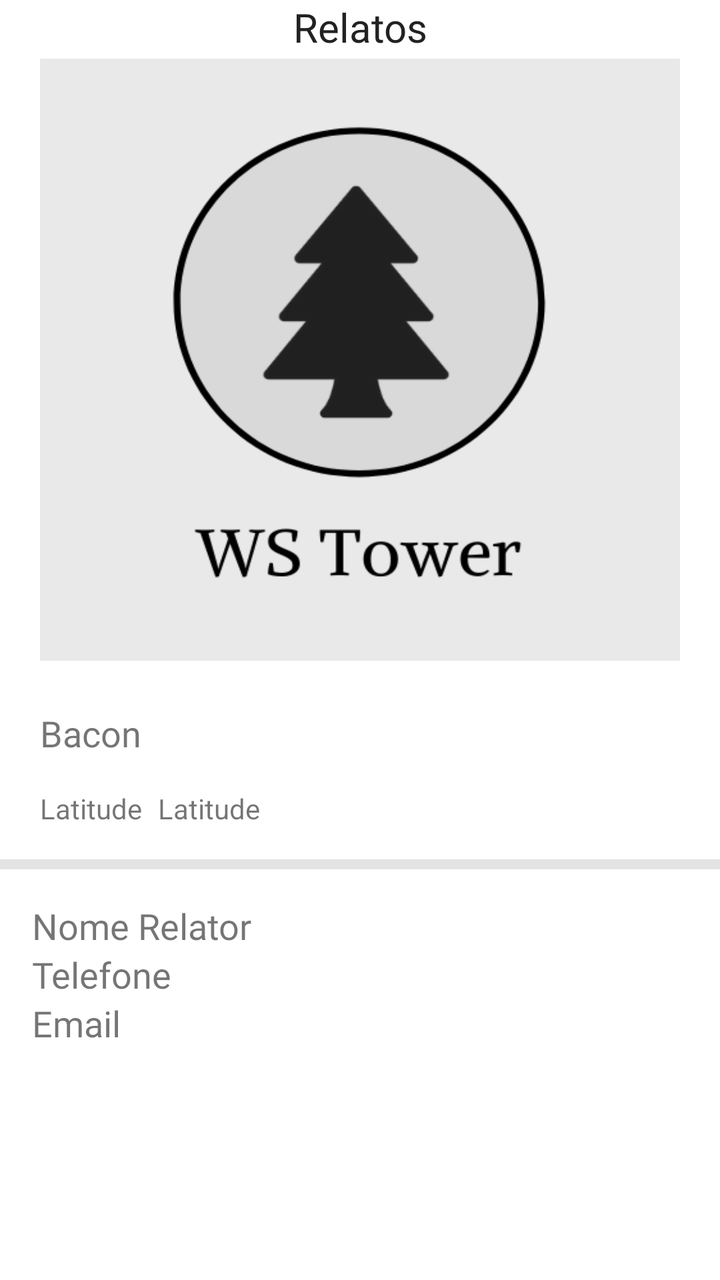
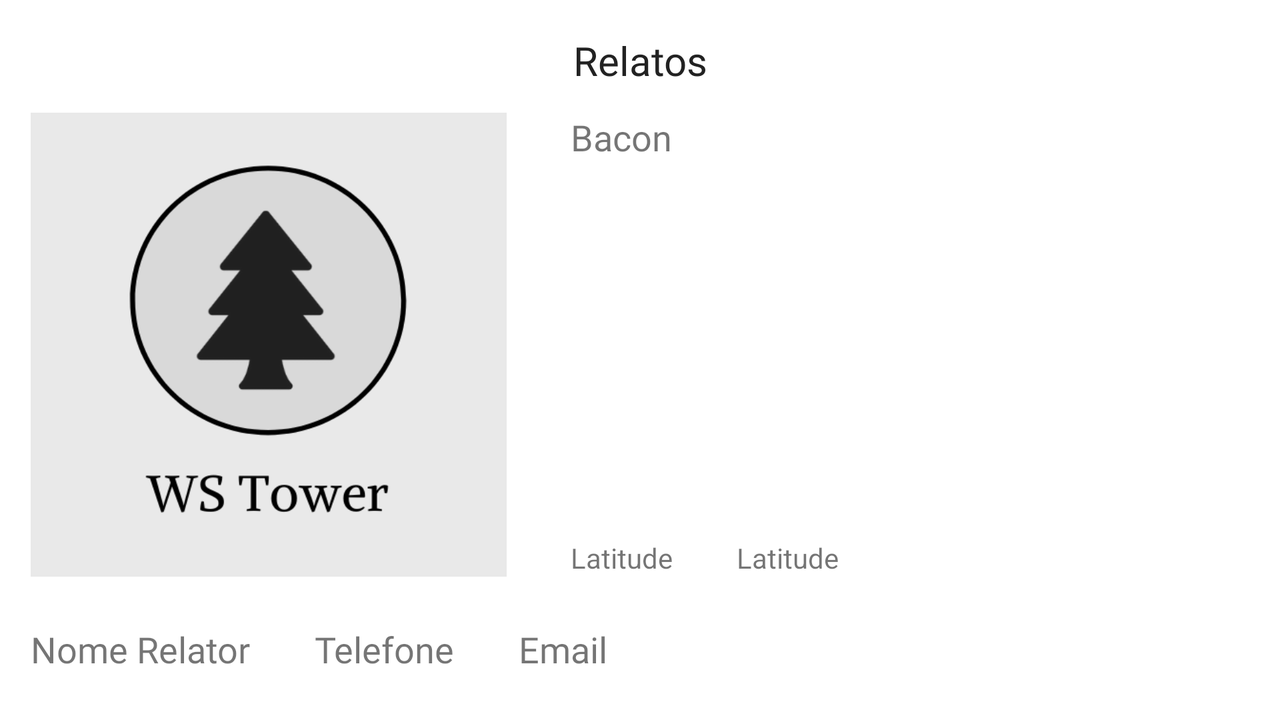

First picture: res/layout/ on a phone held upright. Second picture: the repository's own variant of that layout, on a device whose configuration matches the variant's folder. Source for both follows.
<!-- AndroidManifest.xml: application theme Theme.Sessao4Daniel -->
<!-- res/layout/content_scrolling.xml -->
<?xml version="1.0" encoding="utf-8"?>
<androidx.core.widget.NestedScrollView xmlns:android="http://schemas.android.com/apk/res/android"
    xmlns:app="http://schemas.android.com/apk/res-auto"
    xmlns:tools="http://schemas.android.com/tools"
    android:layout_width="match_parent"
    android:layout_height="match_parent"
    app:layout_behavior="@string/appbar_scrolling_view_behavior"
    tools:context=".DetalheRelatoActivity"
    tools:showIn="@layout/activity_detalhe_relato">

    <androidx.constraintlayout.widget.ConstraintLayout
        android:layout_width="match_parent"
        android:layout_height="match_parent">

        <TextView
            android:id="@+id/text_slideshow2"
            android:layout_width="match_parent"
            android:layout_height="wrap_content"
            android:layout_marginStart="8dp"
            android:layout_marginEnd="8dp"
            android:fontFamily="@font/open_sans"
            android:text="Relatos"
            android:textAlignment="center"
            android:textColor="#222"
            android:textSize="20sp"
            app:layout_constraintBottom_toBottomOf="parent"
            app:layout_constraintEnd_toEndOf="parent"
            app:layout_constraintHorizontal_bias="0.0"
            app:layout_constraintStart_toStartOf="parent"
            app:layout_constraintTop_toTopOf="parent"
            app:layout_constraintVertical_bias="0.0" />

        <ImageView
            android:id="@+id/imageView4"
            android:layout_width="0dp"
            android:layout_height="301dp"
            android:layout_margin="20dp"
            android:scaleType="fitXY"
            app:layout_constraintBottom_toBottomOf="parent"
            app:layout_constraintEnd_toEndOf="parent"
            app:layout_constraintHorizontal_bias="0.0"
            app:layout_constraintStart_toStartOf="parent"
            app:layout_constraintTop_toTopOf="parent"
            app:layout_constraintVertical_bias="0.051"
            app:srcCompat="@drawable/ws_tower_grey" />

        <TextView
            android:id="@+id/txtRelato"
            android:layout_width="0dp"
            android:layout_height="wrap_content"
            android:layout_marginTop="24dp"
            android:fontFamily="@font/open_sans"
            android:text="Bacon"
            android:textSize="18sp"
            app:layout_constraintEnd_toEndOf="@+id/imageView4"
            app:layout_constraintStart_toStartOf="@+id/imageView4"
            app:layout_constraintTop_toBottomOf="@+id/imageView4" />

        <TextView
            android:id="@+id/txtLatitude"
            android:layout_width="wrap_content"
            android:layout_height="wrap_content"
            android:text="Latitude"
            android:layout_marginTop="16dp"
            app:layout_constraintStart_toStartOf="@+id/txtRelato"
            app:layout_constraintTop_toBottomOf="@id/txtRelato" />

        <TextView
            android:id="@+id/txtLongitude"
            android:layout_width="wrap_content"
            android:layout_height="wrap_content"
            android:text="Latitude"
            app:layout_constraintBottom_toBottomOf="@+id/txtLatitude"
            app:layout_constraintEnd_toEndOf="@+id/txtRelato"
            app:layout_constraintHorizontal_bias="0.036"
            app:layout_constraintStart_toEndOf="@id/txtLatitude"
            app:layout_constraintTop_toTopOf="@+id/txtLatitude" />

        <View
            android:id="@+id/line"
            android:layout_width="0dp"
            android:layout_height="5dp"
            android:layout_marginTop="16dp"
            android:background="#e3e3e3"
            app:layout_constraintBottom_toBottomOf="parent"
            app:layout_constraintEnd_toEndOf="parent"
            app:layout_constraintHorizontal_bias="0.0"
            app:layout_constraintStart_toStartOf="parent"
            app:layout_constraintTop_toBottomOf="@id/txtLatitude"
            app:layout_constraintVertical_bias="0.0" />

        <TextView
            android:id="@+id/txtNomeRelator"
            android:layout_width="wrap_content"
            android:layout_height="wrap_content"
            android:text="Nome Relator"
            android:fontFamily="@font/open_sans"
            android:textSize="18sp"
            android:layout_margin="16dp"
            app:layout_constraintStart_toStartOf="@+id/line"
            app:layout_constraintTop_toBottomOf="@+id/line" />

        <TextView
            android:id="@+id/txtTelefone"
            android:layout_width="wrap_content"
            android:layout_height="wrap_content"
            android:text="Telefone"
            android:fontFamily="@font/open_sans"
            android:textSize="18sp"
            app:layout_constraintStart_toStartOf="@+id/txtNomeRelator"
            app:layout_constraintTop_toBottomOf="@id/txtNomeRelator" />

        <TextView
            android:id="@+id/txtEmail"
            android:layout_width="wrap_content"
            android:layout_height="wrap_content"
            android:text="Email"
            android:fontFamily="@font/open_sans"
            android:textSize="18sp"
            app:layout_constraintHorizontal_bias="0.036"
            app:layout_constraintStart_toStartOf="@id/txtTelefone"
            app:layout_constraintTop_toBottomOf="@+id/txtTelefone" />
    </androidx.constraintlayout.widget.ConstraintLayout>
</androidx.core.widget.NestedScrollView>
<!-- resources referenced by this layout -->
<resources>
  <!-- drawable ws_tower_grey: png bitmap (drawable-v24, 27430 bytes) -->
  <style name="Theme.Sessao4Daniel" parent="Theme.MaterialComponents.Light.DarkActionBar">
          
          <item name="colorPrimary">@color/main_green</item>
          <item name="colorPrimaryVariant">@color/dark_green</item>
          <item name="colorOnPrimary">@color/white</item>
          
          <item name="colorSecondary">@color/yellow</item>
          <item name="colorSecondaryVariant">@color/light_green</item>
          <item name="colorOnSecondary">@color/black</item>
          
          <item name="android:statusBarColor" tools:targetApi="l">?attr/colorPrimaryVariant</item>
          
      </style>
  <color name="main_green">#00903e</color>
  <color name="dark_green">#014920</color>
  <color name="white">#FFFFFFFF</color>
  <color name="yellow">#fdc100</color>
  <color name="light_green">#18DF6E</color>
  <color name="black">#FF000000</color>
</resources>
<!-- res/layout-land/content_scrolling.xml (the repository's variant of the layout above) -->
<!-- drawn on the phone turned sideways -->
<?xml version="1.0" encoding="utf-8"?>
<androidx.constraintlayout.widget.ConstraintLayout xmlns:android="http://schemas.android.com/apk/res/android"
    xmlns:app="http://schemas.android.com/apk/res-auto"
    xmlns:tools="http://schemas.android.com/tools"
    android:layout_width="match_parent"
    android:layout_height="match_parent"
    app:layout_behavior="@string/appbar_scrolling_view_behavior"
    tools:context=".DetalheRelatoActivity"
    tools:showIn="@layout/activity_detalhe_relato">

    <TextView
        android:id="@+id/text_slideshow2"
        android:layout_width="wrap_content"
        android:layout_height="wrap_content"
        android:fontFamily="@font/open_sans"
        android:text="Relatos"
        android:textAlignment="center"
        android:textColor="#222"
        android:textSize="20sp"
        app:layout_constraintBottom_toBottomOf="parent"
        app:layout_constraintEnd_toEndOf="parent"
        app:layout_constraintStart_toStartOf="parent"
        app:layout_constraintTop_toTopOf="parent"
        app:layout_constraintVertical_bias="0.050000012" />

    <ImageView
        android:id="@+id/imageView4"
        android:layout_width="238dp"
        android:layout_height="232dp"
        android:scaleType="fitXY"
        app:layout_constraintBottom_toBottomOf="parent"
        app:layout_constraintEnd_toEndOf="parent"
        app:layout_constraintHorizontal_bias="0.038"
        app:layout_constraintStart_toStartOf="parent"
        app:layout_constraintTop_toTopOf="parent"
        app:layout_constraintVertical_bias="0.44"
        app:srcCompat="@drawable/ws_tower_grey" />

    <TextView
        android:id="@+id/txtRelato"
        android:layout_width="0dp"
        android:layout_height="wrap_content"
        android:layout_marginStart="32dp"
        android:layout_marginEnd="32dp"
        android:fontFamily="@font/open_sans"
        android:text="Bacon"
        android:textSize="18sp"
        app:layout_constraintEnd_toEndOf="parent"
        app:layout_constraintStart_toEndOf="@+id/imageView4"
        app:layout_constraintTop_toTopOf="@+id/imageView4" />

    <TextView
        android:id="@+id/txtLatitude"
        android:layout_width="wrap_content"
        android:layout_height="wrap_content"
        android:layout_marginStart="32dp"
        android:text="Latitude"
        app:layout_constraintStart_toEndOf="@+id/txtLongitude"
        app:layout_constraintTop_toTopOf="@+id/txtLongitude" />

    <TextView
        android:id="@+id/txtLongitude"
        android:layout_width="wrap_content"
        android:layout_height="wrap_content"
        android:layout_marginStart="32dp"
        android:text="Latitude"
        app:layout_constraintBottom_toBottomOf="@+id/imageView4"
        app:layout_constraintStart_toEndOf="@+id/imageView4" />

    <TextView
        android:id="@+id/txtNomeRelator"
        android:layout_width="wrap_content"
        android:layout_height="wrap_content"
        android:layout_marginTop="24dp"
        android:fontFamily="@font/open_sans"
        android:text="Nome Relator"
        android:textSize="18sp"
        app:layout_constraintStart_toStartOf="@+id/imageView4"
        app:layout_constraintTop_toBottomOf="@+id/imageView4" />

    <TextView
        android:id="@+id/txtTelefone"
        android:layout_width="wrap_content"
        android:layout_height="wrap_content"
        android:layout_marginStart="32dp"
        android:fontFamily="@font/open_sans"
        android:text="Telefone"
        android:textSize="18sp"
        app:layout_constraintBottom_toBottomOf="@+id/txtNomeRelator"
        app:layout_constraintStart_toEndOf="@+id/txtNomeRelator"
        app:layout_constraintTop_toTopOf="@+id/txtNomeRelator" />

    <TextView
        android:id="@+id/txtEmail"
        android:layout_width="wrap_content"
        android:layout_height="wrap_content"
        android:layout_marginStart="32dp"
        android:fontFamily="@font/open_sans"
        android:text="Email"
        android:textSize="18sp"
        app:layout_constraintBottom_toBottomOf="@+id/txtTelefone"
        app:layout_constraintStart_toEndOf="@+id/txtTelefone"
        app:layout_constraintTop_toTopOf="@+id/txtTelefone" />
</androidx.constraintlayout.widget.ConstraintLayout>
